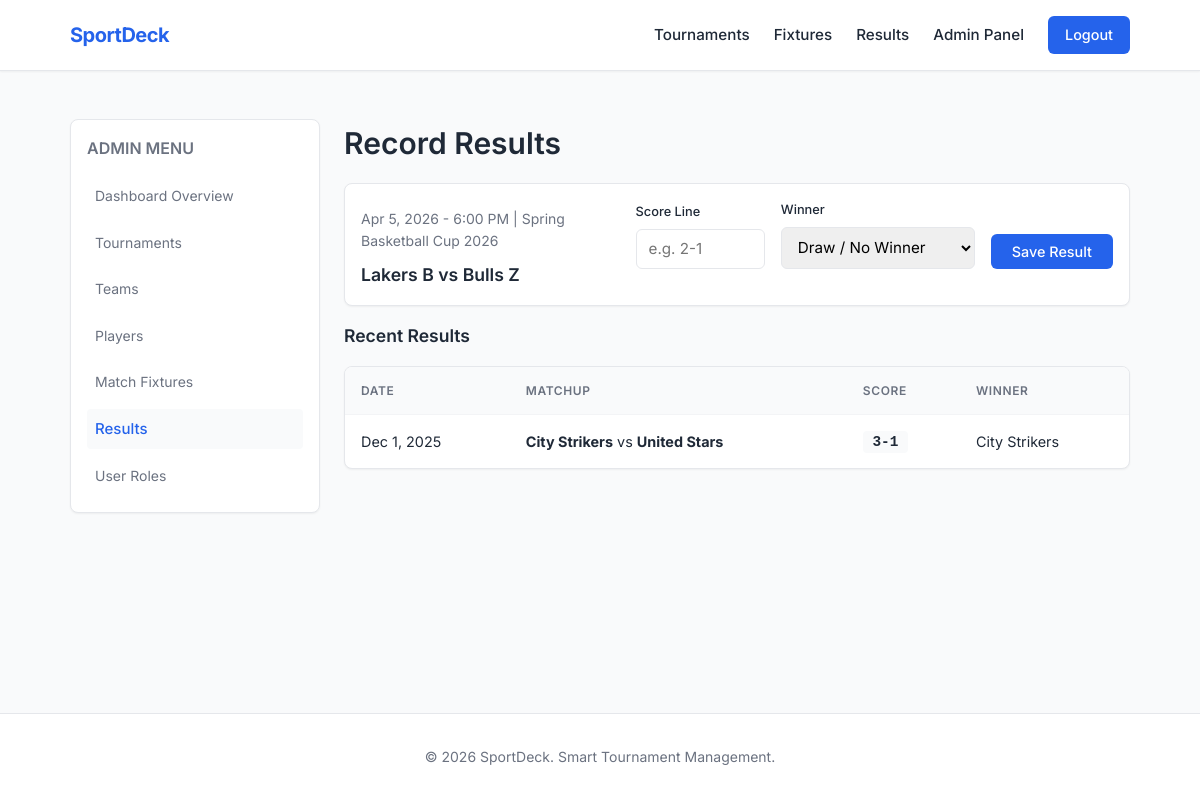
/admin/results.php (signed in), run on the app's committed database.
### tables this page shows
CREATE TABLE IF NOT EXISTS matches (
    id INT AUTO_INCREMENT PRIMARY KEY,
    tournament_id INT NOT NULL,
    team1_id INT NOT NULL,
    team2_id INT NOT NULL,
    match_date DATETIME NOT NULL,
    venue VARCHAR(100) DEFAULT NULL,
    status ENUM('upcoming', 'completed') DEFAULT 'upcoming',
    FOREIGN KEY (tournament_id) REFERENCES tournaments(id) ON DELETE CASCADE,
    FOREIGN KEY (team1_id) REFERENCES teams(id) ON DELETE CASCADE,
    FOREIGN KEY (team2_id) REFERENCES teams(id) ON DELETE CASCADE
);

CREATE TABLE IF NOT EXISTS tournaments (
    id INT AUTO_INCREMENT PRIMARY KEY,
    name VARCHAR(200) NOT NULL,
    sport_type VARCHAR(50) NOT NULL,
    start_date DATE NOT NULL,
    end_date DATE NOT NULL,
    status ENUM('upcoming', 'ongoing', 'completed') DEFAULT 'upcoming',
    max_players INT DEFAULT NULL   
);

CREATE TABLE IF NOT EXISTS teams (
    id INT AUTO_INCREMENT PRIMARY KEY,
    name VARCHAR(100) NOT NULL,
    coach_name VARCHAR(100) DEFAULT NULL,
    tournament_id INT NOT NULL,
    FOREIGN KEY (tournament_id) REFERENCES tournaments(id) ON DELETE CASCADE
);

CREATE TABLE IF NOT EXISTS results (
    id INT AUTO_INCREMENT PRIMARY KEY,
    match_id INT NOT NULL UNIQUE,
    winner_team_id INT DEFAULT NULL,  
    score VARCHAR(50) NOT NULL,
    created_at TIMESTAMP DEFAULT CURRENT_TIMESTAMP,
    FOREIGN KEY (match_id) REFERENCES matches(id) ON DELETE CASCADE,
    FOREIGN KEY (winner_team_id) REFERENCES teams(id) ON DELETE SET NULL
);

### includes/config.php (called while the page is built, shortened)
<?php
function displayDate($date) {
    return date("M j, Y", strtotime($date));
}
function displayDateTime($datetime) {
    return date("M j, Y - g:i A", strtotime($datetime));
}
?>

### admin/results.php (the view, shortened to what this page needs)
<?php
require_once '../includes/config.php';
require_once '../includes/auth.php';
$upcoming_matches = $pdo->query("
    SELECT m.id, m.match_date, t1.id as t1_id, t1.name as team1, t2.id as t2_id, t2.name as team2, tr.name as tr_name
    FROM matches m
    JOIN teams t1 ON m.team1_id = t1.id
    JOIN teams t2 ON m.team2_id = t2.id
    JOIN tournaments tr ON m.tournament_id = tr.id
    WHERE m.status = 'upcoming'
    ORDER BY m.match_date ASC
")->fetchAll();
$results = $pdo->query("
    SELECT r.*, m.match_date, t1.name as team1, t2.name as team2, w.name as winner
    FROM results r
    JOIN matches m ON r.match_id = m.id
    JOIN teams t1 ON m.team1_id = t1.id
    JOIN teams t2 ON m.team2_id = t2.id
    LEFT JOIN teams w ON r.winner_team_id = w.id
    ORDER BY r.created_at DESC
")->fetchAll();
include '../includes/header.php';
?>
<div class="grid" style="grid-template-columns: 250px 1fr; align-items: start;">
    <div class="card" style="padding: 1rem;">
        <h3 style="font-size:1rem; text-transform:uppercase; color:var(--text-muted); margin-bottom:1rem;">Admin Menu</h3>
        <ul style="list-style:none; display:flex; flex-direction:column; gap:0.5rem;">
            <li><a href="dashboard.php" class="text-muted" style="display:block; padding:0.5rem; hover:color:var(--primary);">Dashboard Overview</a></li>
            <li><a href="tournaments.php" class="text-muted" style="display:block; padding:0.5rem; hover:color:var(--primary);">Tournaments</a></li>
            <li><a href="teams.php" class="text-muted" style="display:block; padding:0.5rem; hover:color:var(--primary);">Teams</a></li>
            <li><a href="players.php" class="text-muted" style="display:block; padding:0.5rem; hover:color:var(--primary);">Players</a></li>
            <li><a href="matches.php" class="text-muted" style="display:block; padding:0.5rem; hover:color:var(--primary);">Match Fixtures</a></li>
            <li><a href="results.php" style="display:block; padding:0.5rem; background:var(--bg-color); border-radius:4px; font-weight:500;">Results</a></li>
            <li><a href="users.php" class="text-muted" style="display:block; padding:0.5rem;">User Roles</a></li>
        </ul>
    </div>
    <div>
        <h1 class="page-title mb-2">Record Results</h1>
        <?php if(count($upcoming_matches) > 0): ?>
            <?php foreach($upcoming_matches as $um): ?>
            <div class="card mb-2" style="padding:1rem;">
                <form method="POST" class="flex flex-between gap-2" style="flex-wrap:wrap; align-items:flex-end;">
                    <div style="flex:2">
                        <div class="text-sm text-muted mb-1"><?php echo displayDateTime($um['match_date']) . ' | ' . htmlspecialchars($um['tr_name']); ?></div>
                        <div style="font-weight:600; font-size:1.1rem;"><?php echo htmlspecialchars($um['team1']) . ' vs ' . htmlspecialchars($um['team2']); ?></div>
                    </div>
                    <div class="form-group mb-0" style="flex:1">
                        <label class="form-label" style="font-size:0.8rem;">Score Line</label>
                        <input type="text" name="score" class="form-control" placeholder="e.g. 2-1" required>
                    </div>
                    <div class="form-group mb-0" style="flex:1.5">
                        <label class="form-label" style="font-size:0.8rem;">Winner</label>
                        <select name="winner_team_id" class="form-control">
                            <option value="">Draw / No Winner</option>
                        </select>
                    </div>
                    <div class="form-group mb-0">
                        <button type="submit" name="record" class="btn btn-primary h-full">Save Result</button>
                    </div>
                </form>
            </div>
            <?php endforeach; ?>
        <?php else: ?>
            <div class="alert alert-success mt-2 mb-3">No pending match results to record.</div>
        <?php endif; ?>
        <h3 class="mt-2 mb-2">Recent Results</h3>
        <div class="table-wrapper">
            <table class="table">
                <thead><tr><th>Date</th><th>Matchup</th><th>Score</th><th>Winner</th></tr></thead>
                <tbody>
                    <?php foreach($results as $r): ?>
                    <tr>
                        <td><?php echo displayDate($r['match_date']); ?></td>
                        <td><strong><?php echo htmlspecialchars($r['team1']); ?></strong> vs <strong><?php echo htmlspecialchars($r['team2']); ?></strong></td>
                        <td><span style="font-family:monospace; padding:0.2rem 0.6rem; background:var(--bg-color); border-radius:4px; font-weight:600;"><?php echo htmlspecialchars($r['score']); ?></span></td>
                        <td><?php echo $r['winner'] ? htmlspecialchars($r['winner']) : '<span class="text-muted">Draw</span>'; ?></td>
                    </tr>
                    <?php endforeach; ?>
                </tbody>
            </table>
        </div>
    </div>
</div>
<?php include '../includes/footer.php'; ?>

### css/style.css (style rules this page uses)
:root { --bg-color: #f9fafb; --text-main: #1f2937; --text-muted: #6b7280; --primary: #2563eb; --primary-hover: #1d4ed8; --border: #e5e7eb; --border-light: #f3f4f6; --surface: #ffffff; --danger: #ef4444; --success: #10b981; --shadow-sm: 0 1px 2px 0 rgba(0, 0, 0, 0.05); --shadow-md: 0 4px 6px -1px rgba(0, 0, 0, 0.1), 0 2px 4px -1px rgba(0, 0, 0, 0.06); }
* { box-sizing: border-box; margin: 0; padding: 0; font-family: 'Inter', sans-serif; }
body { background-color: var(--bg-color); color: var(--text-main); line-height: 1.6; font-size: 15px; display: flex; flex-direction: column; min-height: 100vh; }
a { color: var(--primary); text-decoration: none; transition: color 0.15s ease-in-out; }
h1, h2, h3, h4 { color: var(--text-main); font-weight: 600; margin-bottom: 0.75rem; }
.text-muted { color: var(--text-muted); font-size: 0.875rem; }
.mb-1 { margin-bottom: 0.5rem; }
.mb-2 { margin-bottom: 1rem; }
.mt-2 { margin-top: 1rem; }
.grid { display: grid; grid-template-columns: 1fr; gap: 1.5rem; }
.flex { display: flex; }
.flex-between { justify-content: space-between; align-items: center; }
.gap-2 { gap: 1rem; }
.btn { display: inline-flex; align-items: center; justify-content: center; padding: 0.5rem 1.25rem; border-radius: 6px; font-weight: 500; font-size: 0.9rem; cursor: pointer; border: 1px solid transparent; transition: all 0.15s ease-in-out; }
.btn-primary { background-color: var(--primary); color: #fff; }
.card { background-color: var(--surface); border: 1px solid var(--border); border-radius: 8px; padding: 1.5rem; box-shadow: var(--shadow-sm); transition: transform 0.2s ease, box-shadow 0.2s ease; }
.form-group { margin-bottom: 1.25rem; }
.form-label { display: block; font-size: 0.875rem; font-weight: 500; margin-bottom: 0.4rem; color: var(--text-main); }
.form-control { width: 100%; padding: 0.6rem 0.75rem; border: 1px solid var(--border); border-radius: 6px; font-size: 0.95rem; transition: border-color 0.15s ease, box-shadow 0.15s ease; }
.table-wrapper { overflow-x: auto; background: var(--surface); border: 1px solid var(--border); border-radius: 8px; box-shadow: var(--shadow-sm); }
.table { width: 100%; border-collapse: collapse; text-align: left; }
.table th, .table td { padding: 0.875rem 1rem; border-bottom: 1px solid var(--border-light); font-size: 0.9rem; }
.table th { background-color: var(--bg-color); font-weight: 600; color: var(--text-muted); text-transform: uppercase; font-size: 0.75rem; letter-spacing: 0.05em; }
.table tr:last-child td { border-bottom: none; }
.table tbody tr { transition: background-color 0.15s ease; }
.text-sm { font-size: 0.875rem; }

### data on the page
matches: match_date "Apr 5, 2026 - 6:00 PM", tournament.name "Spring Basketball Cup 2026", team1.name "Lakers B", team2.name "Bulls Z"
results: match.match_date "Dec 1, 2025", winner_team.name "City Strikers", teams.name "United Stars", score "3-1"
